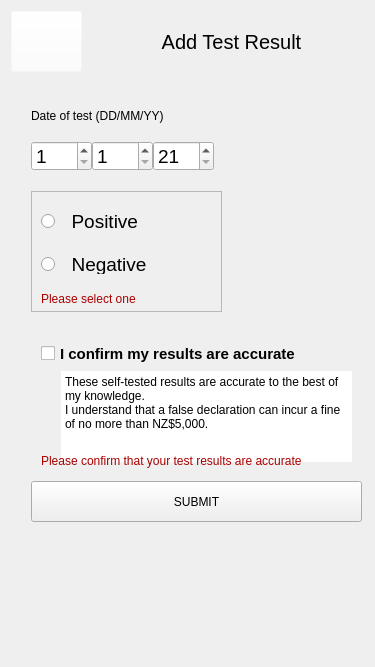
<?xml version="1.0" encoding="UTF-8"?>
<ui version="4.0">
 <class>CovidTestForm</class>
 <widget class="QWidget" name="CovidTestForm">
  <property name="geometry">
   <rect>
    <x>0</x>
    <y>0</y>
    <width>375</width>
    <height>667</height>
   </rect>
  </property>
  <property name="windowTitle">
   <string>Form</string>
  </property>
  <layout class="QGridLayout" name="gridLayout_2">
   <item row="0" column="0">
    <widget class="QStackedWidget" name="stackedWidget">
     <property name="currentIndex">
      <number>0</number>
     </property>
     <widget class="QWidget" name="page">
      <widget class="QLabel" name="lbl_topBar">
       <property name="geometry">
        <rect>
         <x>-2</x>
         <y>-15</y>
         <width>381</width>
         <height>91</height>
        </rect>
       </property>
       <property name="text">
        <string/>
       </property>
       <property name="pixmap">
        <pixmap resource="resources.qrc">:/images/topBar.png</pixmap>
       </property>
      </widget>
      <widget class="QPushButton" name="btn_backToAdminHome">
       <property name="geometry">
        <rect>
         <x>0</x>
         <y>0</y>
         <width>71</width>
         <height>61</height>
        </rect>
       </property>
       <property name="styleSheet">
        <string notr="true">image: url(:/images/backArrow2.png);
background-color: rgba(255, 255, 255, 0);</string>
       </property>
       <property name="text">
        <string/>
       </property>
      </widget>
      <widget class="QLabel" name="lbl_QRRequests">
       <property name="geometry">
        <rect>
         <x>70</x>
         <y>0</y>
         <width>301</width>
         <height>61</height>
        </rect>
       </property>
       <property name="styleSheet">
        <string notr="true">color:black;
font-size:20px;
font-family:arial;</string>
       </property>
       <property name="text">
        <string>Add Test Result</string>
       </property>
       <property name="alignment">
        <set>Qt::AlignCenter</set>
       </property>
      </widget>
      <widget class="QRadioButton" name="rBtn_testPos">
       <property name="geometry">
        <rect>
         <x>30</x>
         <y>197</y>
         <width>171</width>
         <height>26</height>
        </rect>
       </property>
       <property name="font">
        <font>
         <family>Arial</family>
         <pointsize>14</pointsize>
        </font>
       </property>
       <property name="text">
        <string>  Positive</string>
       </property>
      </widget>
      <widget class="QRadioButton" name="rBtn_testNeg">
       <property name="geometry">
        <rect>
         <x>30</x>
         <y>243</y>
         <width>161</width>
         <height>20</height>
        </rect>
       </property>
       <property name="font">
        <font>
         <family>Arial</family>
         <pointsize>14</pointsize>
        </font>
       </property>
       <property name="text">
        <string>  Negative</string>
       </property>
      </widget>
      <widget class="QFrame" name="frame_errSelectResult">
       <property name="geometry">
        <rect>
         <x>20</x>
         <y>180</y>
         <width>191</width>
         <height>121</height>
        </rect>
       </property>
       <property name="frameShape">
        <enum>QFrame::StyledPanel</enum>
       </property>
       <property name="frameShadow">
        <enum>QFrame::Raised</enum>
       </property>
       <widget class="QLabel" name="lbl_errSelectResult_2">
        <property name="geometry">
         <rect>
          <x>10</x>
          <y>98</y>
          <width>131</width>
          <height>20</height>
         </rect>
        </property>
        <property name="font">
         <font>
          <family>Arial</family>
         </font>
        </property>
        <property name="styleSheet">
         <string notr="true">color: rgb(170, 0, 0);</string>
        </property>
        <property name="text">
         <string>Please select one</string>
        </property>
       </widget>
      </widget>
      <widget class="QSpinBox" name="spinBox_DD">
       <property name="geometry">
        <rect>
         <x>20</x>
         <y>130</y>
         <width>61</width>
         <height>30</height>
        </rect>
       </property>
       <property name="font">
        <font>
         <family>Arial</family>
         <pointsize>14</pointsize>
        </font>
       </property>
       <property name="minimum">
        <number>1</number>
       </property>
       <property name="maximum">
        <number>31</number>
       </property>
      </widget>
      <widget class="QLabel" name="lbl_email">
       <property name="geometry">
        <rect>
         <x>20</x>
         <y>96</y>
         <width>331</width>
         <height>17</height>
        </rect>
       </property>
       <property name="font">
        <font>
         <family>Arial</family>
         <pointsize>9</pointsize>
         <bold>false</bold>
        </font>
       </property>
       <property name="inputMethodHints">
        <set>Qt::ImhNone</set>
       </property>
       <property name="text">
        <string>Date of test (DD/MM/YY)</string>
       </property>
      </widget>
      <widget class="QSpinBox" name="spinBox_MM">
       <property name="geometry">
        <rect>
         <x>81</x>
         <y>130</y>
         <width>61</width>
         <height>30</height>
        </rect>
       </property>
       <property name="font">
        <font>
         <family>Arial</family>
         <pointsize>14</pointsize>
        </font>
       </property>
       <property name="minimum">
        <number>1</number>
       </property>
       <property name="maximum">
        <number>12</number>
       </property>
      </widget>
      <widget class="QSpinBox" name="spinBox_YY">
       <property name="geometry">
        <rect>
         <x>142</x>
         <y>130</y>
         <width>61</width>
         <height>30</height>
        </rect>
       </property>
       <property name="font">
        <font>
         <family>Arial</family>
         <pointsize>14</pointsize>
        </font>
       </property>
       <property name="minimum">
        <number>21</number>
       </property>
       <property name="maximum">
        <number>23</number>
       </property>
       <property name="value">
        <number>21</number>
       </property>
      </widget>
      <widget class="QPushButton" name="pushButton">
       <property name="geometry">
        <rect>
         <x>20</x>
         <y>470</y>
         <width>331</width>
         <height>41</height>
        </rect>
       </property>
       <property name="font">
        <font>
         <family>Arial</family>
        </font>
       </property>
       <property name="text">
        <string>SUBMIT</string>
       </property>
      </widget>
      <widget class="QFrame" name="frame_affirm">
       <property name="geometry">
        <rect>
         <x>20</x>
         <y>320</y>
         <width>331</width>
         <height>141</height>
        </rect>
       </property>
       <property name="styleSheet">
        <string notr="true"/>
       </property>
       <property name="frameShape">
        <enum>QFrame::Box</enum>
       </property>
       <property name="frameShadow">
        <enum>QFrame::Plain</enum>
       </property>
       <property name="lineWidth">
        <number>0</number>
       </property>
       <widget class="QCheckBox" name="checkBox_affirmAccuracy_2">
        <property name="geometry">
         <rect>
          <x>10</x>
          <y>10</y>
          <width>301</width>
          <height>25</height>
         </rect>
        </property>
        <property name="font">
         <font>
          <family>Arial</family>
          <pointsize>11</pointsize>
          <bold>true</bold>
         </font>
        </property>
        <property name="text">
         <string>I confirm my results are accurate</string>
        </property>
       </widget>
       <widget class="QPlainTextEdit" name="plainText_NoEdit_resultsAccuracy_2">
        <property name="geometry">
         <rect>
          <x>30</x>
          <y>40</y>
          <width>291</width>
          <height>91</height>
         </rect>
        </property>
        <property name="font">
         <font>
          <family>Arial</family>
         </font>
        </property>
        <property name="styleSheet">
         <string notr="true"/>
        </property>
        <property name="frameShape">
         <enum>QFrame::NoFrame</enum>
        </property>
        <property name="verticalScrollBarPolicy">
         <enum>Qt::ScrollBarAlwaysOff</enum>
        </property>
        <property name="horizontalScrollBarPolicy">
         <enum>Qt::ScrollBarAlwaysOff</enum>
        </property>
        <property name="sizeAdjustPolicy">
         <enum>QAbstractScrollArea::AdjustToContents</enum>
        </property>
        <property name="readOnly">
         <bool>true</bool>
        </property>
        <property name="plainText">
         <string>These self-tested results are accurate to the best of my knowledge.
I understand that a false declaration can incur a fine of no more than NZ$5,000.</string>
        </property>
       </widget>
       <widget class="QLabel" name="lbl_errSelectTerms_2">
        <property name="geometry">
         <rect>
          <x>10</x>
          <y>120</y>
          <width>331</width>
          <height>20</height>
         </rect>
        </property>
        <property name="font">
         <font>
          <family>Arial</family>
         </font>
        </property>
        <property name="styleSheet">
         <string notr="true">color: rgb(170, 0, 0);</string>
        </property>
        <property name="text">
         <string>Please confirm that your test results are accurate</string>
        </property>
       </widget>
      </widget>
     </widget>
     <widget class="QWidget" name="page_2">
      <widget class="QWidget" name="layoutWidget">
       <property name="geometry">
        <rect>
         <x>10</x>
         <y>90</y>
         <width>331</width>
         <height>25</height>
        </rect>
       </property>
       <layout class="QHBoxLayout" name="horizontalLayout">
        <item>
         <widget class="QLabel" name="lbl_DoT">
          <property name="font">
           <font>
            <family>Arial</family>
            <pointsize>12</pointsize>
            <bold>false</bold>
           </font>
          </property>
          <property name="inputMethodHints">
           <set>Qt::ImhNone</set>
          </property>
          <property name="text">
           <string>Date of test: </string>
          </property>
         </widget>
        </item>
        <item>
         <widget class="QLabel" name="lbl_displayTestDate">
          <property name="font">
           <font>
            <family>Arial</family>
            <pointsize>12</pointsize>
            <bold>false</bold>
           </font>
          </property>
          <property name="inputMethodHints">
           <set>Qt::ImhNone</set>
          </property>
          <property name="text">
           <string>[Test date]</string>
          </property>
         </widget>
        </item>
       </layout>
      </widget>
      <widget class="QWidget" name="layoutWidget_2">
       <property name="geometry">
        <rect>
         <x>10</x>
         <y>275</y>
         <width>448</width>
         <height>150</height>
        </rect>
       </property>
       <layout class="QVBoxLayout" name="verticalLayout">
        <item>
         <widget class="QLabel" name="label_2">
          <property name="font">
           <font>
            <family>Arial</family>
            <pointsize>20</pointsize>
            <italic>false</italic>
            <bold>false</bold>
           </font>
          </property>
          <property name="styleSheet">
           <string notr="true">font: 20pt &quot;Arial&quot;;</string>
          </property>
          <property name="text">
           <string>What to do next</string>
          </property>
         </widget>
        </item>
        <item>
         <spacer name="verticalSpacer_2">
          <property name="orientation">
           <enum>Qt::Vertical</enum>
          </property>
          <property name="sizeHint" stdset="0">
           <size>
            <width>20</width>
            <height>10</height>
           </size>
          </property>
         </spacer>
        </item>
        <item>
         <widget class="QLabel" name="label_3">
          <property name="font">
           <font>
            <family>Arial</family>
            <pointsize>10</pointsize>
           </font>
          </property>
          <property name="text">
           <string> - Monitor any COVID-19 symptoms and if they get worse,</string>
          </property>
         </widget>
        </item>
        <item>
         <widget class="QLabel" name="label_4">
          <property name="font">
           <font>
            <family>Arial</family>
            <pointsize>10</pointsize>
           </font>
          </property>
          <property name="text">
           <string>   call a healthcare provider or Healthline on 0800 358 5453</string>
          </property>
         </widget>
        </item>
        <item>
         <spacer name="verticalSpacer">
          <property name="orientation">
           <enum>Qt::Vertical</enum>
          </property>
          <property name="sizeHint" stdset="0">
           <size>
            <width>20</width>
            <height>10</height>
           </size>
          </property>
         </spacer>
        </item>
        <item>
         <widget class="QLabel" name="label_5">
          <property name="font">
           <font>
            <family>Arial</family>
            <pointsize>10</pointsize>
           </font>
          </property>
          <property name="text">
           <string> - Continue to follow current health advice.</string>
          </property>
         </widget>
        </item>
       </layout>
      </widget>
      <widget class="QWidget" name="layoutWidget_3">
       <property name="geometry">
        <rect>
         <x>10</x>
         <y>122</y>
         <width>331</width>
         <height>25</height>
        </rect>
       </property>
       <layout class="QHBoxLayout" name="horizontalLayout_2">
        <item>
         <widget class="QLabel" name="lbl_tr">
          <property name="font">
           <font>
            <family>Arial</family>
            <pointsize>12</pointsize>
            <bold>false</bold>
           </font>
          </property>
          <property name="inputMethodHints">
           <set>Qt::ImhNone</set>
          </property>
          <property name="text">
           <string>Result: </string>
          </property>
         </widget>
        </item>
        <item>
         <widget class="QLabel" name="lbl_displayTestRes">
          <property name="font">
           <font>
            <family>Arial</family>
            <pointsize>12</pointsize>
            <bold>false</bold>
           </font>
          </property>
          <property name="inputMethodHints">
           <set>Qt::ImhNone</set>
          </property>
          <property name="text">
           <string>[Test result]</string>
          </property>
         </widget>
        </item>
       </layout>
      </widget>
      <widget class="QLabel" name="label">
       <property name="geometry">
        <rect>
         <x>10</x>
         <y>200</y>
         <width>331</width>
         <height>23</height>
        </rect>
       </property>
       <property name="font">
        <font>
         <family>Arial</family>
         <pointsize>12</pointsize>
        </font>
       </property>
       <property name="text">
        <string>Thank you for reporting your test results.</string>
       </property>
      </widget>
     </widget>
    </widget>
   </item>
  </layout>
 </widget>
 <resources>
  <include location="resources.qrc"/>
 </resources>
 <connections/>
</ui>
